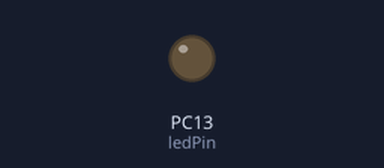
This sketch was run on a simulated STM32 Blue Pill. Shown: output pins drawn as LEDs (lit = HIGH).

Above: at 0.6 s.
At 13.4 s:
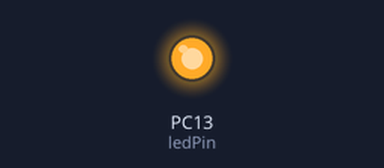
Timing chart, 0 to 33.2 s (numbered marks = the images above):
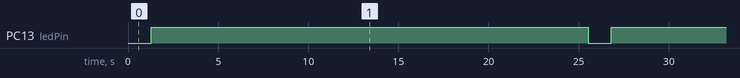

The sketch:

Blink.ino
```cpp
const int ledPin = PC13; // Pin connected to the LED (PWM pin)

void setup() {
    pinMode(ledPin, OUTPUT); // Initialize the LED pin as an output
}

void loop() {
    // Increase brightness
    for (int brightness = 0; brightness <= 2550; brightness++) {
        analogWrite(ledPin, brightness);
        delay(10);
    }
}
```

Measured:
- by itself, PC13 (ledPin): alternates HIGH for 24.2 s and LOW for 1.3 s
